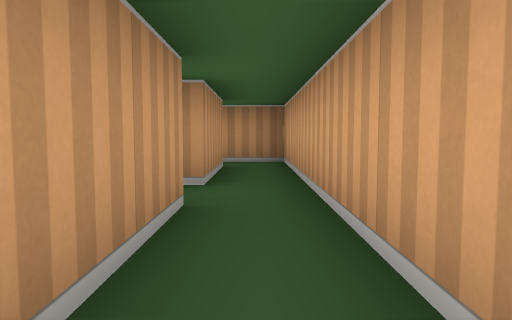
View 1 (above)

13 first-person views from a walk through a cub3D maze. The camera is about half as high as the walls, tilts 4° down and sees 70° across. The floor is counted in squares. Each view is taken from the middle of a square. On the plan, view 1 faces up. The plan holds only what a view shows up to about 9 squares ahead; the rest is blank. The place goes on beyond the plan.

View 2
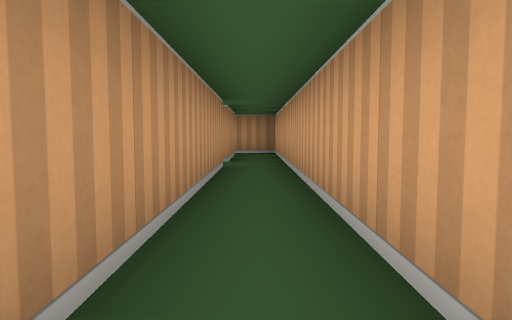

View 3
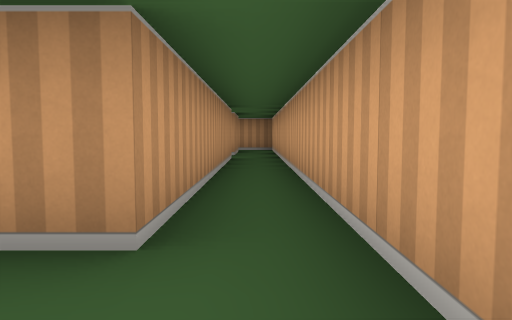

View 4
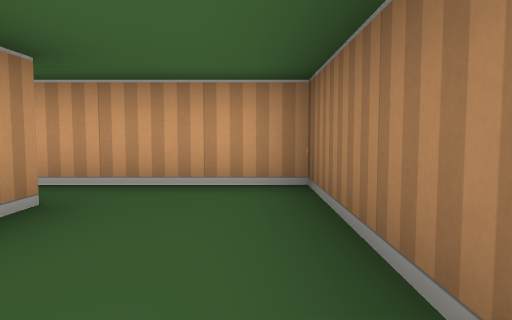

View 5
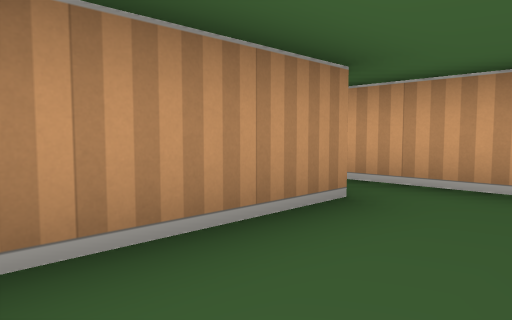

View 6
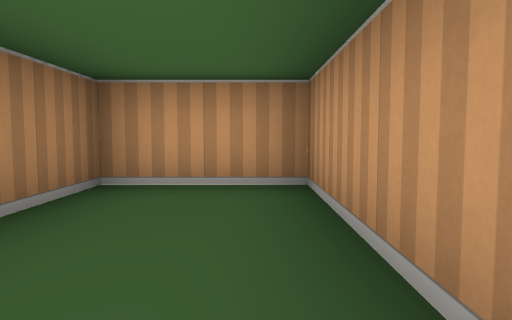

View 7
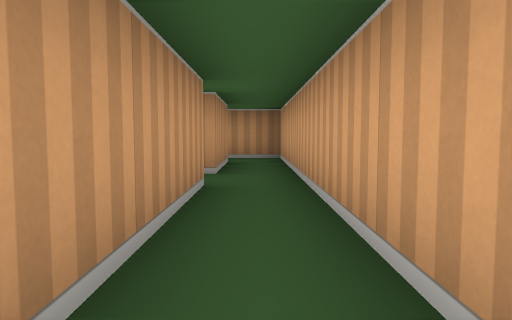

View 8
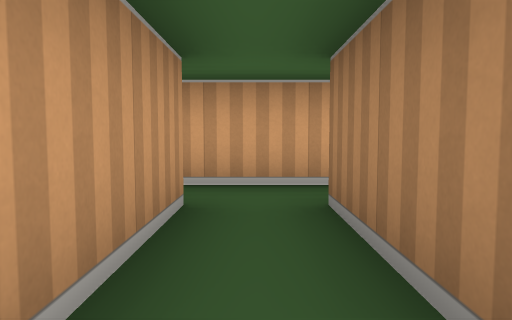

View 9
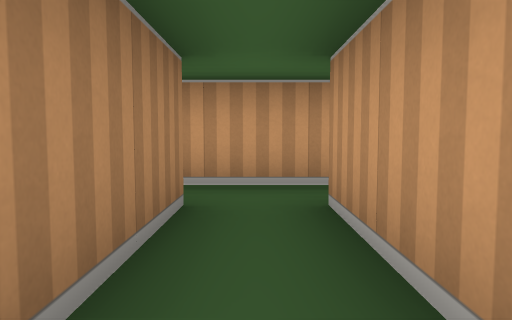

View 10
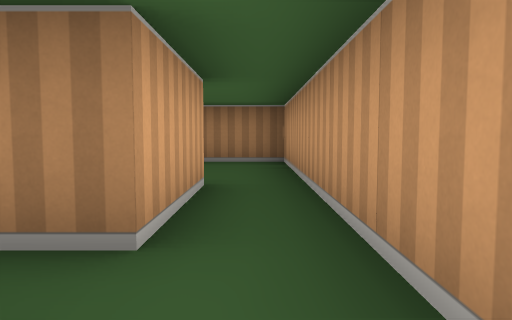

View 11
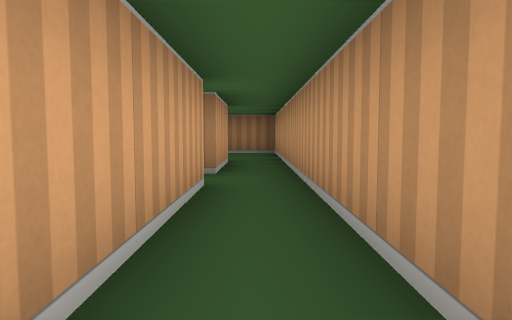

View 12
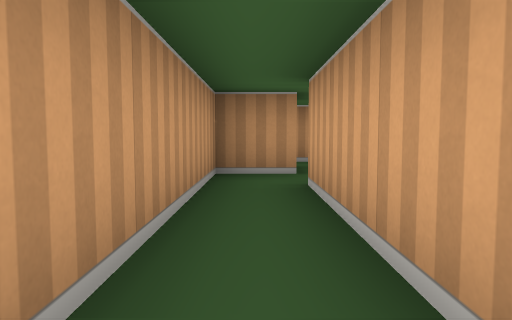

View 13
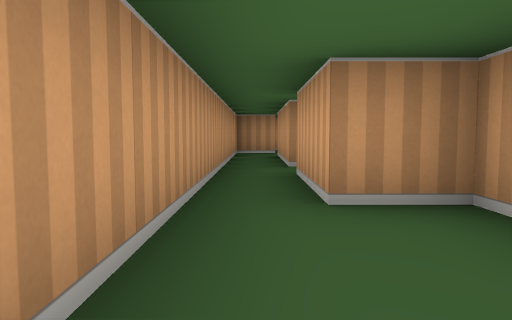

### Floor plan
Points are (right, up) in squares from view 1. A wall is a line through its corners. A room is listed if a view was taken in it or the views show most of it. See-through windows are left out.
Room 1 (views 1, 2, 7, 9)
walls: (-2.5, 2.5) (-0.5, 2.5) (-0.5, -3.5); (-0.5, 5.5) (-0.5, 3.5) (-2.5, 3.5); (0.5, -3.5) (0.5, 6.5) (-0.6, 6.5)
ways out: opening at (0, -3) to room 2; opening at (-1.5, 3) to room 3
Room 2 (views 3, 4, 5, 6)
walls: (-0.5, -3.5) (-3.5, -3.5) (-3.5, -5.5) (0.5, -5.5) (0.5, -3.5)
ways out: opening at (0, -3) to room 1
Room 3 (views 8, 10, 11, 12, 13)
walls: (-2.5, 3.5) (-2.5, 6.5); (-1.5, 0) (-1.5, 0.5) (-2.5, 0.5) (-2.5, 2.5); (-2.4, 7.5) (-3.5, 7.5) (-3.5, -2.5) (-2, -2.5)
ways out: opening at (-1.5, 3) to room 1

Positions as (right, up) in squares from view 1, and headings:
1: (0, 0), facing up
2: (0, -3), facing up
3: (0, -5), facing up
4: (-3, -5), facing right
5: (-3, -5), facing up-right
6: (0, -4), facing left
7: (0, -1), facing up
8: (-3, 3), facing right
9: (0, 3), facing left
10: (-3, 4), facing down
11: (-3, 7), facing down
12: (-3, 3), facing up
13: (-3, -2), facing up
